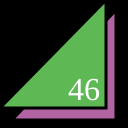
Frame 1 (no input)
Frame 60 (no input): identical to frame 1, image omitted
Frame 120 (the mouse pressed at the canvas centre since frame 60): identical to frame 1, image omitted

The p5.js sketch that drew this single still picture (run headless with seeded random() and noise() and a simulated clock; from frame 60 on, the mouse is pressed at the canvas centre):

// p5.js sketch
// ── sketch.js
function setup() {
  createCanvas(128,128);
}

function draw() {
  background(0);
  strokeWeight(3);
  fill(178, 100, 162);
  triangle(12,120,116,120,116,10);
  fill(94, 185, 84);
  triangle(0,108,106,108,106,0);
  fill(255);
  textSize(32);
  textFont("serif");
  text("46", 68, 100);
}
